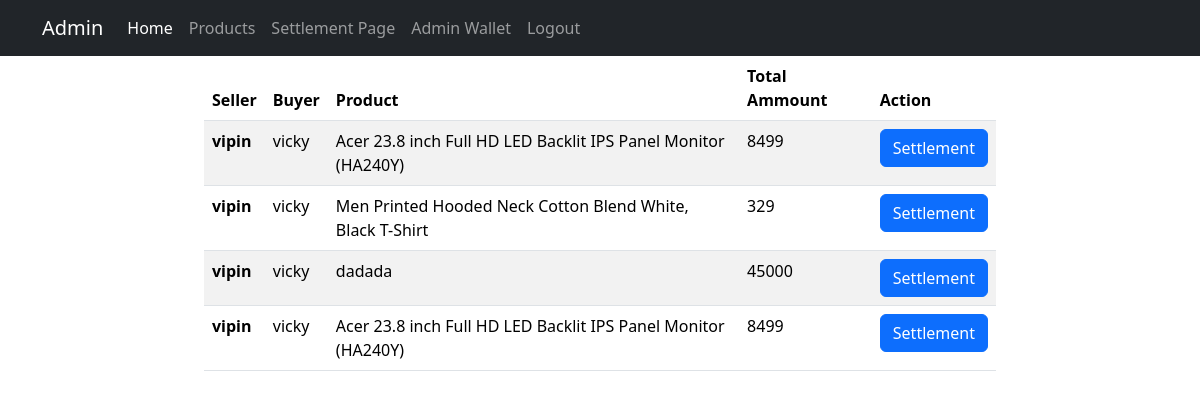
The app's page /superadmin/settlement/ (signed in) with its own data.
### buyer/models.py (models this page shows, shortened)
class BillClone(models.Model):
    bill_item = models.ForeignKey(BillItems, on_delete=models.CASCADE)

class BillItems(models.Model):
    user = models.ForeignKey(User, on_delete=models.CASCADE)
    product = models.ForeignKey(Product, on_delete=models.CASCADE)
    quantity = models.PositiveIntegerField(default=0)
    date_added = models.DateTimeField(auto_now_add=True)
    total_price = models.IntegerField(default=0)

### seller/models.py (models this page shows)
class Product(models.Model):
    seller = models.ForeignKey(Seller, on_delete=models.CASCADE)
    category = models.ForeignKey(Category, on_delete=models.CASCADE)
    name = models.CharField(max_length=100)
    description = models.TextField()
    price = models.IntegerField()
    image = models.ImageField(upload_to="media/")
    quantity = models.IntegerField()
    approved = models.BooleanField(default=False)
    def __str__(self):
        return self.name

class Seller(models.Model):
    seller = models.ForeignKey(User, on_delete=models.CASCADE, related_name="seller")
    user_type = models.CharField(max_length=10, default="seller")
    seller_mobilenumber = models.CharField(max_length=15, blank=True, null=True)
    def __str__(self):
        return self.seller.first_name

### superadmin/views.py (the view)
# urls.py: path("settlement/", views.settlement, name="settlement"),
@login_required(login_url="/superadmin/login/")
def settlement(request):
    try:
        billclone = BillClone.objects.all()
        return render(request, "settlement.html", {"billclone": billclone})
    except Exception as e:
        print(f"An error occurred while retrieving the settlement data: {str(e)}")
        return render(request, "settlement_error.html")

### buyer/context_processors.py (called while the page is built)
def cart_item_count(request):
    user = request.user
    if user.is_authenticated:
        cart_item_count = 0
        cart = CartItem.objects.filter(user_id=user.id)
        for c in cart:
            cart_item_count = cart_item_count + c.quantity
    else:
        cart_item_count = 0
    return {"cart_item_count": cart_item_count}

### templates/settlement.html (shortened to what this page needs)
{% include "superadmin_nav.html" %}
<body>
    <div class="row">
        <div class="col-lg-8 m-auto">
            <table class="table table-striped table-hover">
                <div class="col-lg-8 m-auto">
                    <thead>
                        <tr>
                            <th scope="col">Seller</th>
                            <th scope="col">Buyer</th>
                            <th scope="col">Product</th>
                            <th scope="col">Total Ammount</th>
                            <th scope="col">Action</th>
                        </tr>
                    </thead>
                    <tbody>
                        {% for item in billclone %}
                        <tr>
                            <th scope="row">{{item.bill_item.product.seller}}</th>
                            <td>{{item.bill_item.user}}</td>
                            <td>{{item.bill_item.product}}</td>
                            <td>{{item.bill_item.total_price}}</td>
                            <td><a href="/superadmin/final_settlement/{{item.id}}"><button
                                        class="btn btn-primary">Settlement</button></a></td>
                        </tr>
                        {% endfor %}
                    </tbody>
                </div>
            </table>
        </div>
    </div>
</body>

### records on screen
BillClone: bill_item.product.seller "vipin", bill_item.user "vicky", bill_item.product "Acer 23.8 inch Full HD LED Backlit IPS Panel Monitor (HA240Y)", bill_item.total_price "8499"
BillClone: bill_item.product.seller "vipin", bill_item.user "vicky", bill_item.product "Men Printed Hooded Neck Cotton Blend White, Black T-Shirt", bill_item.total_price "329"
BillClone: bill_item.product.seller "vipin", bill_item.user "vicky", bill_item.product "dadada", bill_item.total_price "45000"
BillClone: bill_item.product.seller "vipin", bill_item.user "vicky", bill_item.product "Acer 23.8 inch Full HD LED Backlit IPS Panel Monitor (HA240Y)", bill_item.total_price "8499"
